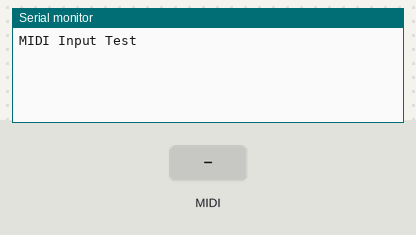
Recording of a sketch running on a simulated Arduino Mega 2560, built with avr-gcc and run on an emulated ATmega2560. Parts: the last lines printed to the serial monitor. The inputs (shaded band) are chosen by the test bench. MIDI output is not drawn.

Above: at 1.2 s.
1.3 s: MIDI note 36 received
At 2.7 s:
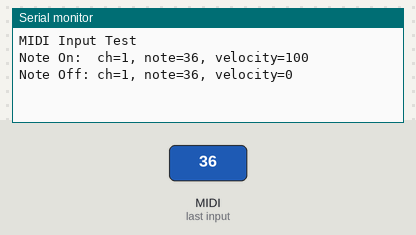
3.1 s: MIDI note 48 received
At 3.31 s:
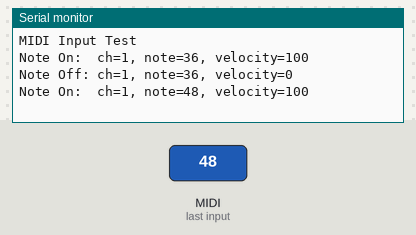

The sketch:

halfdone.ino
```cpp
#include <MIDI.h>

MIDI_CREATE_INSTANCE(HardwareSerial, Serial1, MIDI);

void setup() {
  MIDI.begin(MIDI_CHANNEL_OMNI);
  MIDI.turnThruOff();
  Serial.begin(31250); //57600
  Serial.println("MIDI Input Test");

}

unsigned long t=0;

void loop() {
  midiinListen();

  //3-selector toggle SW
  //updatecheckButtonlayout(); //1.64seq/page+sound mode 2.all88pitch mode 3.tweak mode

  //rotary SW
  //updatecheckChannel();

  //updatecheckGate();
  //updatecheckPitch();
  //updatecheckVelocity();

  //updatecheckTempo();
  //updatecheckSwing();

  //gel pad SW
  //UpdatecheckSpeakorlisten(); // 1. stop (90%) 2.play 3.record

  //silence mechanical keyboard SW
  //updatecheckButton(); // of course.
}
void midioutSpeak() {

  int note, channel;
  channel = 1;
  for (note=10; note <= 127; note++) {
    MIDI.sendNoteOn(note, 15, channel);
    delay(200);
    MIDI.sendNoteOff(note, 15, channel);
  }
  delay(200);
}


void midiinListen() {
  int type, note, notein, velocity, channel, d1, d2;


  if (MIDI.read()) {                    // Is there a MIDI message incoming ?
    byte type = MIDI.getType();
    switch (type) {
      case midi::NoteOn:
        note = MIDI.getData1();
        velocity = MIDI.getData2();
        channel = MIDI.getChannel();
        if (velocity > 0) {
          Serial.println(String("Note On:  ch=") + channel + ", note=" + note + ", velocity=" + velocity);
        } else {
          Serial.println(String("Note Off: ch=") + channel + ", note=" + note);
        }
        break;
      case midi::NoteOff:
        note = MIDI.getData1();
        velocity = MIDI.getData2();
        channel = MIDI.getChannel();
        Serial.println(String("Note Off: ch=") + channel + ", note=" + note + ", velocity=" + velocity);
        break;
      default:
        d1 = MIDI.getData1();
        d2 = MIDI.getData2();
        Serial.println(String("Message, type=") + type + ", data = " + d1 + " " + d2);
    }
    t = millis();
  }
  if (millis() - t > 10000) {
    t += 10000;
    Serial.println("(inactivity)");
  }
}
```

Measured:
- after the input at 1.3 s, the serial monitor: prints a new line at once (image 1)
- after the input at 3.1 s, the serial monitor: prints a new line at once (image 2)
